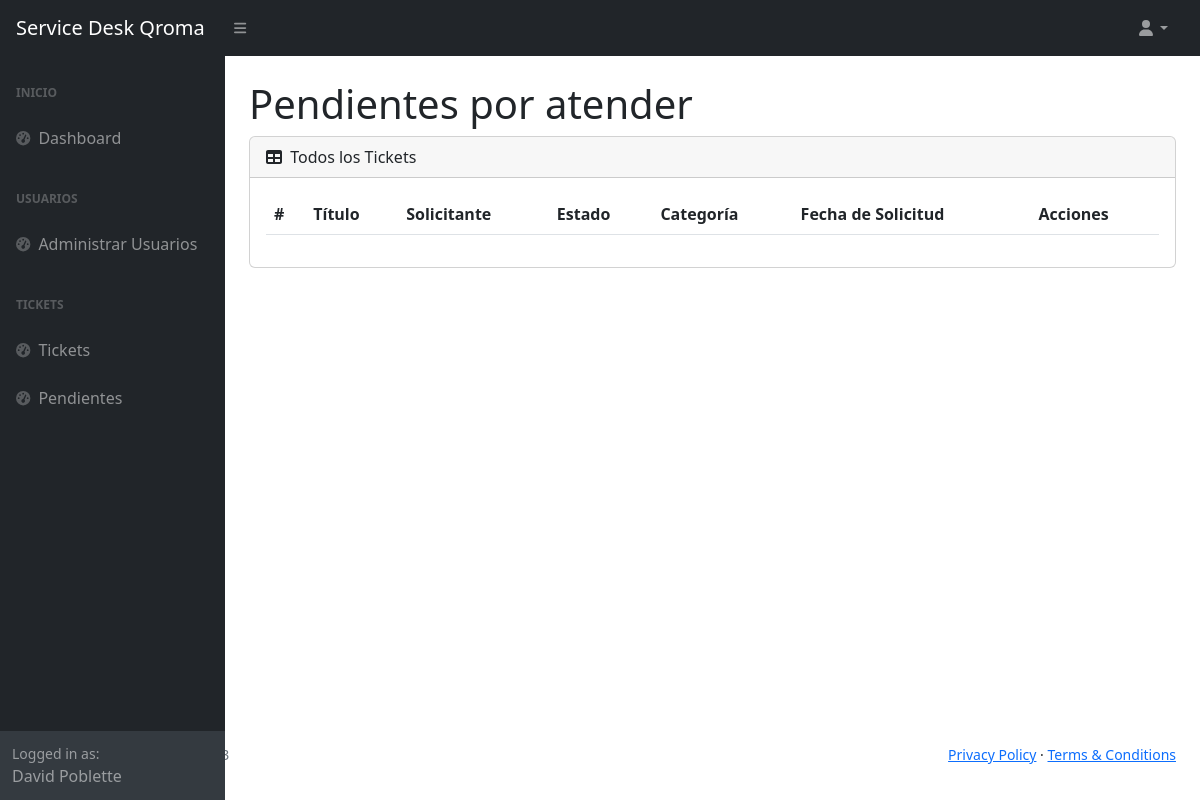
The app's page /pendientes (signed in), older data.
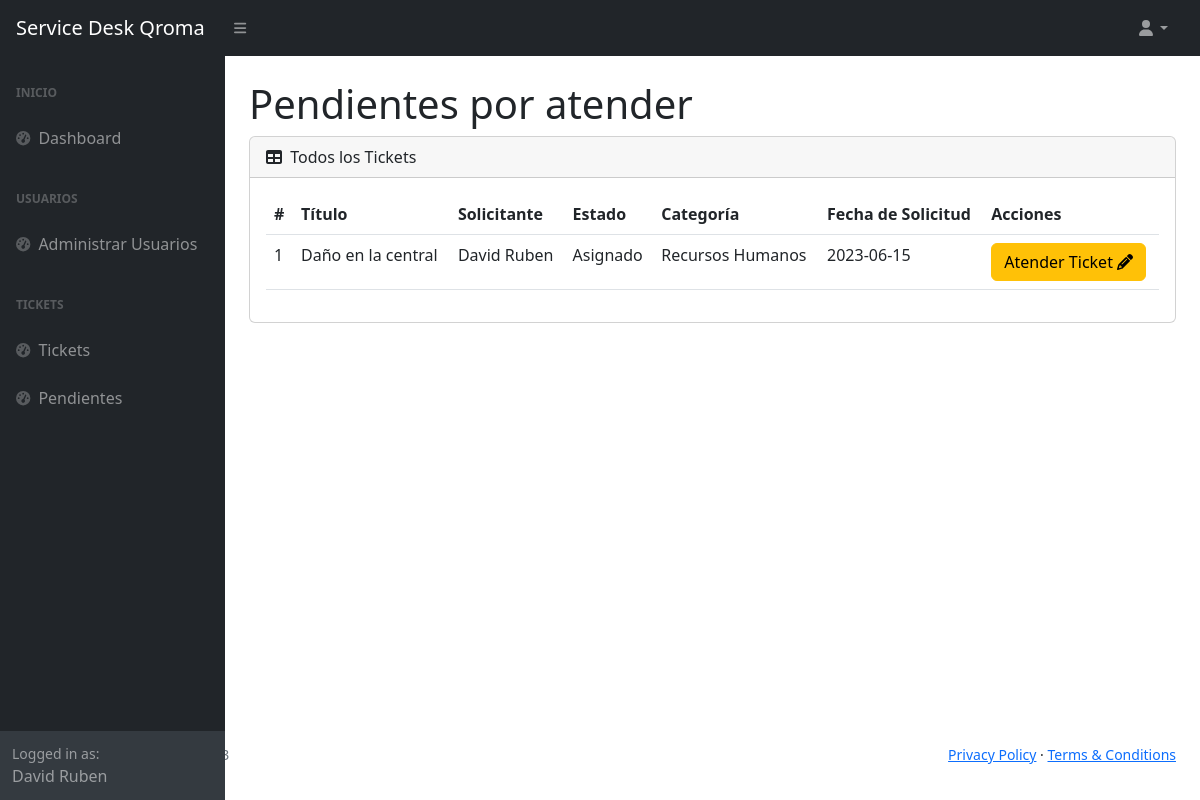
The same page, newer data.
### tables this page shows
CREATE TABLE `tba_ticket`  (
  `CodTicket` int NOT NULL AUTO_INCREMENT,
  `TituloTicket` varchar(50) NOT NULL,
  `CodUsuario` int NOT NULL,
  `CodCategoria` int NOT NULL,
  `CodEstado` int NOT NULL,
  `CodAsignacion` int NULL DEFAULT NULL,
  `FechaCreacion` date NOT NULL,
  `FechaActualizacion` date NOT NULL,
  PRIMARY KEY (`CodTicket`) USING BTREE
);

CREATE TABLE `tba_usuarios`  (
  `CodUsuario` int NOT NULL AUTO_INCREMENT,
  `NombreUsuario` varchar(100) NOT NULL,
  `ApellidoUsuario` varchar(100) NULL DEFAULT NULL,
  `CelularUsuario` int NULL DEFAULT NULL,
  `CodArea` int NOT NULL,
  `CorreoUsuario` varchar(100) NOT NULL,
  `CodPerfil` int NOT NULL,
  `CodSede` int NULL DEFAULT NULL,
  `PasswordUsuario` varchar(150) NOT NULL,
  `UltimaConexion` timestamp NULL DEFAULT current_timestamp ON UPDATE CURRENT_TIMESTAMP,
  `FechaCreacion` date NOT NULL,
  `FechaActualizacion` date NOT NULL,
  PRIMARY KEY (`CodUsuario`) USING BTREE,
  INDEX `CodPerfil`(`CodPerfil`) USING BTREE,
  INDEX `tba_usuarios_ibfk_2`(`CodArea`) USING BTREE,
  CONSTRAINT `tba_usuarios_ibfk_1` FOREIGN KEY (`CodPerfil`) REFERENCES `tba_perfilusuario` (`CodPerfil`) ON DELETE RESTRICT ON UPDATE RESTRICT,
  CONSTRAINT `tba_usuarios_ibfk_2` FOREIGN KEY (`CodArea`) REFERENCES `tba_areausuario` (`CodArea`) ON DELETE RESTRICT ON UPDATE RESTRICT
);

CREATE TABLE `tba_estado`  (
  `CodEstado` int NOT NULL AUTO_INCREMENT,
  `NombreEstado` varchar(50) NOT NULL,
  PRIMARY KEY (`CodEstado`) USING BTREE
);

CREATE TABLE `tba_categoria`  (
  `CodCategoria` int NOT NULL AUTO_INCREMENT,
  `NombreCategoria` varchar(50) NOT NULL,
  PRIMARY KEY (`CodCategoria`) USING BTREE
);

### controller/plantilla.controller.php (called while the page is built)
<?php
class ControllerPlantilla
{
  static public function ctrPlantilla()
  {
    include "view/plantilla.php";
  }
}

### index.php (called while the page is built, shortened)
<?php
require_once "controller/plantilla.controller.php";
require_once "controller/usuarios.controller.php";
require_once "controller/tickets.controller.php";
require_once "controller/categorias.controller.php";
require_once "model/tickets.model.php";
$plantilla = new ControllerPlantilla();
$plantilla -> ctrPlantilla();

### controller/tickets.controller.php (called while the page is built, shortened)
<?php
class ControllerTickets
{
  static public function ctrMostrarPendientesAsesor($codUsuario)
  {
    $tabla = "tba_ticket";
    $listaTickets = ModelTickets::mdlMostrarPendientesAsesoR($tabla, $codUsuario);
    return $listaTickets;
  }
}

### model/conexion.php (called while the page is built)
<?php
class Conexion
{
  static public function conn()
  {
    $link = new PDO("mysql:host=127.0.0.1;dbname=servdeskqroma","root","");
		$link->exec("set names utf8");
		return $link;
  }
}

### model/tickets.model.php (called while the page is built, shortened)
<?php
require_once "conexion.php";
class ModelTickets
{
  public static function mdlMostrarPendientesAsesor($tabla, $codUsuario)
  {
    $statement = Conexion::conn()->prepare("SELECT tba_ticket.CodTicket, tba_ticket.CodEstado, tba_ticket.CodAsignacion, tba_ticket.CodCategoria, tba_ticket.CodUsuario, tba_ticket.TituloTicket, tba_ticket.FechaCreacion, tba_usuarios.NombreUsuario, tba_categoria.NombreCategoria, tba_estado.NombreEstado FROM $tabla INNER JOIN tba_usuarios ON tba_ticket.CodUsuario = tba_usuarios.CodUsuario INNER JOIN tba_categoria ON tba_ticket.CodCategoria = tba_categoria.CodCategoria INNER JOIN tba_estado ON tba_ticket.CodEstado = tba_estado.CodEstado WHERE tba_ticket.CodAsignacion = $codUsuario AND tba_ticket.CodEstado = 2");
    $statement -> execute();
    return $statement -> fetchAll();
  }
}

### view/modules/pendientes.php (the view)
</div>
        </div>
        <div class="sb-sidenav-footer">
          <div class="small">Logged in as:</div>
          <?php echo $_SESSION["nombreUsuario"] ?>
        </div>
      </nav>
    </div>
    <div id="layoutSidenav_content">
      <main class="bg">
        <div class="container-fluid px-4">
          <h1 class="mt-4">Pendientes por atender</h1>
          <div class="card mb-4">
            <div class="card-header">
              <i class="fas fa-table me-1"></i>
              Todos los Tickets
            </div>
            <div class="card-body">
              <table id="datatablesSimple" class="data-table-Usuario table">
                <thead>
                  <tr>
                    <th>#</th>
                    <th>Título</th>
                    <th>Solicitante</th>
                    <th>Estado</th>
                    <th>Categoría</th>
                    <th>Fecha de Solicitud</th>
                    <th>Acciones</th>
                  </tr>
                </thead>
                <tbody>
                  <?php
                    $listaTickets = ControllerTickets::ctrMostrarPendientesAsesor($_SESSION["codUsuario"]);
                    foreach ($listaTickets as $key => $value)
                    {
                      echo
                        '<tr>
                        <td>'.($key + 1).'</td>
                        <td>'.$value["TituloTicket"].'</td>
                        <td>'.$value["NombreUsuario"].'</td>
                        <td>'.$value["NombreEstado"].'</td>
                        <td>'.$value["NombreCategoria"].'</td>
                        <td>'.$value["FechaCreacion"].'</td>
                        <td>
                        <button class="btn btn-warning btnAtenderTicket" codTicket="'.$value["CodTicket"].'">Atender Ticket <i class="fa-solid fa-pencil"></i></button>
                        </td>
                        </tr>
                        ';
                    }
                  ?>
                </tbody>
              </table>
            </div>
          </div>
        </div>
      </main>
    </div>
  </div>

Row changes from the older to the newer data that the page shows:
added tba_ticket: TituloTicket "Daño en la central", tba_usuarios.NombreUsuario "David Ruben", tba_estado.NombreEstado "Asignado", tba_categoria.NombreCategoria "Recursos Humanos", FechaCreacion "2023-06-15"
Text that changed along with them:
$_SESSION["nombreUsuario"]: "David Poblette" → "David Ruben"
